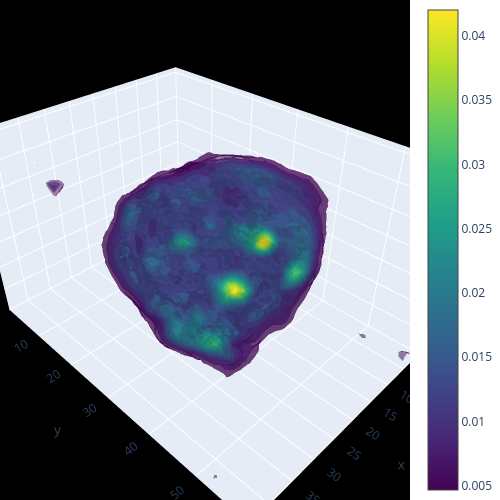

Notebook code for this chart:
### Markdown cell above
The most effective way to visualize and compare the reconstructed volume to the ground truth is through interactive 3D plots using `plotly`.

### Code cell
# Uncomment to visualize the 3D volume
tomodpdt.plotting.visualize_3d_volume(tomographic_model.volume.detach().cpu())

### Figure 1 — Plotly figure (JSON) as saved in the notebook; plotly's stock layout.template omitted (floating-point values rounded to 4 significant figures; data arrays with more than 128 entries replaced by an {"elided": "..."} marker saying what was removed)
{"data": [{"caps": {"x": {"show": false}, "y": {"show": false}, "z": {"show": false}}, "colorscale": [[0, "#440154"], [0.1111, "#482878"], [0.2222, "#3e4989"], [0.3333, "#31688e"], [0.4444, "#26828e"], [0.5556, "#1f9e89"], [0.6667, "#35b779"], [0.7778, "#6ece58"], [0.8889, "#b5de2b"], [1, "#fde725"]], "isomax": 0.04201, "isomin": 0.004673, "opacity": 0.5, "surface": {"count": 15}, "type": "isosurface", "value": {"elided": "95040 float values"}, "x": {"elided": "95040 int values"}, "y": {"elided": "95040 int values"}, "z": {"elided": "95040 int values"}}], "layout": {"height": 500, "margin": {"b": 0, "l": 0, "r": 0, "t": 0}, "scene": {"bgcolor": "black", "camera": {"eye": {"x": 1.25, "y": 1.25, "z": 1.25}}, "xaxis": {"range": [0, 44]}, "yaxis": {"range": [0, 60]}, "zaxis": {"range": [0, 36]}}, "width": 500}}
